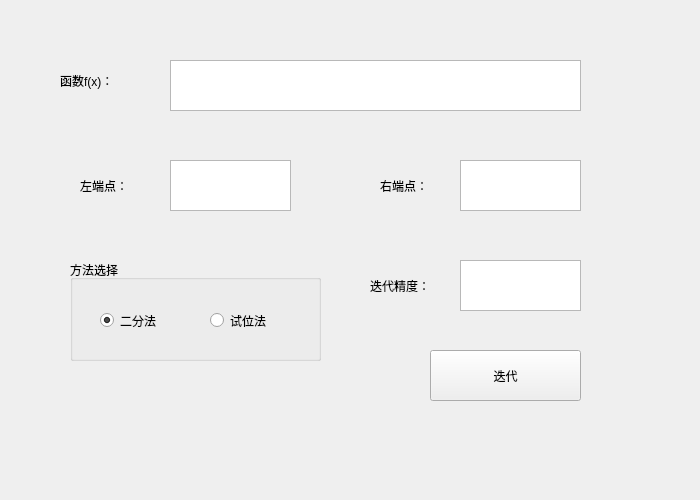
<?xml version="1.0" encoding="UTF-8"?>
<ui version="4.0">
 <class>E2t2</class>
 <widget class="QWidget" name="E2t2">
  <property name="geometry">
   <rect>
    <x>0</x>
    <y>0</y>
    <width>700</width>
    <height>500</height>
   </rect>
  </property>
  <property name="windowTitle">
   <string>Form</string>
  </property>
  <widget class="QLabel" name="label">
   <property name="geometry">
    <rect>
     <x>60</x>
     <y>50</y>
     <width>101</width>
     <height>61</height>
    </rect>
   </property>
   <property name="text">
    <string>函数f(x)：</string>
   </property>
  </widget>
  <widget class="QLabel" name="label_2">
   <property name="geometry">
    <rect>
     <x>80</x>
     <y>160</y>
     <width>71</width>
     <height>51</height>
    </rect>
   </property>
   <property name="text">
    <string>左端点：</string>
   </property>
  </widget>
  <widget class="QPlainTextEdit" name="plainTextEdit">
   <property name="geometry">
    <rect>
     <x>170</x>
     <y>60</y>
     <width>411</width>
     <height>51</height>
    </rect>
   </property>
  </widget>
  <widget class="QPlainTextEdit" name="plainTextEdit_2">
   <property name="geometry">
    <rect>
     <x>170</x>
     <y>160</y>
     <width>121</width>
     <height>51</height>
    </rect>
   </property>
  </widget>
  <widget class="QLabel" name="label_3">
   <property name="geometry">
    <rect>
     <x>380</x>
     <y>160</y>
     <width>71</width>
     <height>51</height>
    </rect>
   </property>
   <property name="text">
    <string>右端点：</string>
   </property>
  </widget>
  <widget class="QPlainTextEdit" name="plainTextEdit_3">
   <property name="geometry">
    <rect>
     <x>460</x>
     <y>160</y>
     <width>121</width>
     <height>51</height>
    </rect>
   </property>
  </widget>
  <widget class="QGroupBox" name="groupBox">
   <property name="geometry">
    <rect>
     <x>70</x>
     <y>260</y>
     <width>251</width>
     <height>101</height>
    </rect>
   </property>
   <property name="title">
    <string>方法选择</string>
   </property>
   <widget class="QRadioButton" name="radioButton">
    <property name="geometry">
     <rect>
      <x>30</x>
      <y>40</y>
      <width>81</width>
      <height>41</height>
     </rect>
    </property>
    <property name="text">
     <string>二分法</string>
    </property>
    <property name="checked">
     <bool>true</bool>
    </property>
   </widget>
   <widget class="QRadioButton" name="radioButton_2">
    <property name="geometry">
     <rect>
      <x>140</x>
      <y>40</y>
      <width>81</width>
      <height>41</height>
     </rect>
    </property>
    <property name="text">
     <string>试位法</string>
    </property>
   </widget>
  </widget>
  <widget class="QPushButton" name="pushButton">
   <property name="geometry">
    <rect>
     <x>430</x>
     <y>350</y>
     <width>151</width>
     <height>51</height>
    </rect>
   </property>
   <property name="text">
    <string>迭代</string>
   </property>
  </widget>
  <widget class="QPlainTextEdit" name="plainTextEdit_4">
   <property name="geometry">
    <rect>
     <x>460</x>
     <y>260</y>
     <width>121</width>
     <height>51</height>
    </rect>
   </property>
  </widget>
  <widget class="QLabel" name="label_4">
   <property name="geometry">
    <rect>
     <x>370</x>
     <y>260</y>
     <width>71</width>
     <height>51</height>
    </rect>
   </property>
   <property name="text">
    <string>迭代精度：</string>
   </property>
  </widget>
 </widget>
 <resources/>
 <connections/>
</ui>
